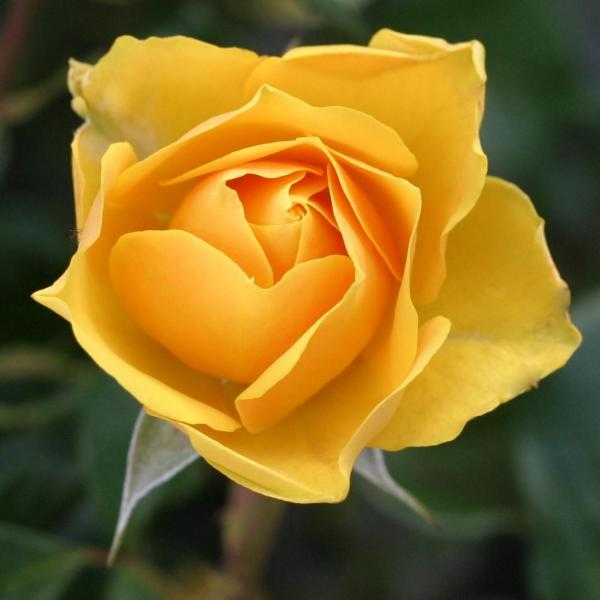
%> input picture phog-descriptor/matlab/img/flower1.jpg, 600 x 600 px
$ octave phog_demo.m   (GNU Octave 9; MATLAB toolbox functions it lacks are replaced by stand-ins)
%> lines starting %> are read from the running program, lines starting %| are printed output that depends on the picture; in (x1, y1, x2, y2) boxes, pixels count from 0 and x2, y2 are one past the last pixel; in counts of white or black regions, pixels touching at a corner belong together; the program's own positions count from 1
%> further down, im is the input picture: size 600x600x3 uint8; mean R, G, B 135.2, 106.7, 36.6
### phog-descriptor/matlab/computePHOG.m
% --- --- --- --- --- --- --- --- --- --- --- --- --- --- --- --- --- --- --- %
% Fucntion to compute Pyramid Histogram of Oriented Gradients
%
% About PHOG:
%       The PHOG descriptor consists of a histogram of orientation gradients over
%       each image subregion at each resolution level - a Pyramid of Histograms
%       of Orientation Gradients (PHOG). The distance between two PHOG image
%       descriptors then reflects the extent to which the images contain similar
%       shapes and correspond in their spatial layout.
%       ref: http://www.robots.ox.ac.uk/~vgg/research/caltech/phog.html
%
% INPUTS:
%       im     - Input image (rgb or gray)
%       bins   - Number of bins on the histogram
%       angle  - Angle, either 180 or 360
%       levels - Number of pyramid levels
%       roi    - Region of interest (ytop, ybottom, xleft, xright)
%
% OUTPUT:
%       p      - Pyramid histogram of oriented gradients
% --- --- --- --- --- --- --- --- --- --- --- --- --- --- --- --- --- --- --- %

function p = computePHOG(im, bins, angle, levels, roi)
%> called with bins = 8, angle = 180, levels = 3, roi = [1; 225; 1; 300]
    % Convert rgb input image to gray
    if size(im, 3) == 3
        im = rgb2gray(im);
%> im: size 600x600 uint8
    end

    mh = [];
    mg = [];

    % If sum of all the pixel values is grater than certain value, say 100, then
    % it means the image is not entirely black and we can continue processing it
    if sum(sum(im)) > 100
        E = edge(im, 'canny');
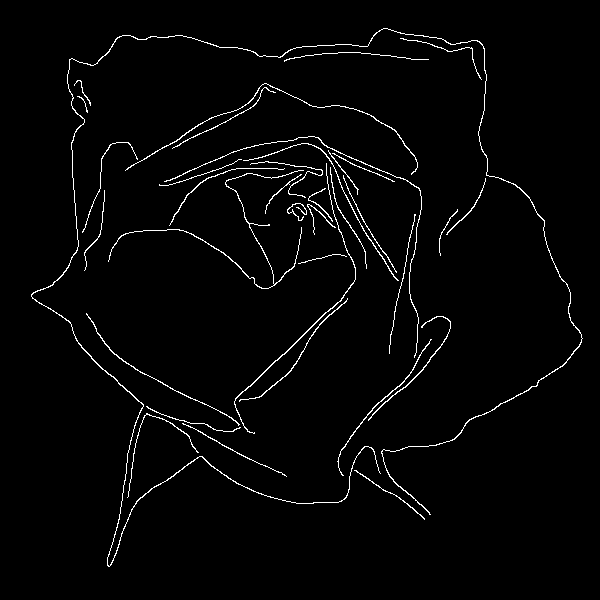
%> E: size 600x600 logical; 2.3% white in thin lines or dots, all inside (x1, y1, x2, y2) = (31, 28, 583, 567)

        [GX, GY] = gradient(double(im));
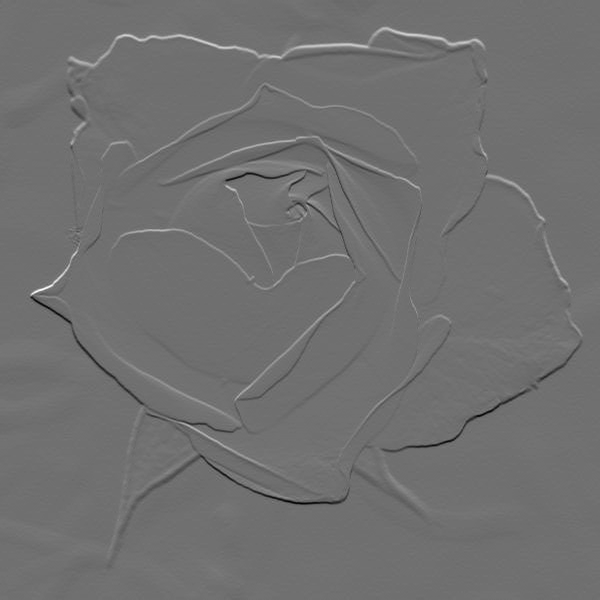
%> GY: size 600x600 double; min -75, max 95, mean 0; drawn with min black and max white
        Gr = sqrt((GX.*GX) + (GY.*GY));

        index = GX == 0;
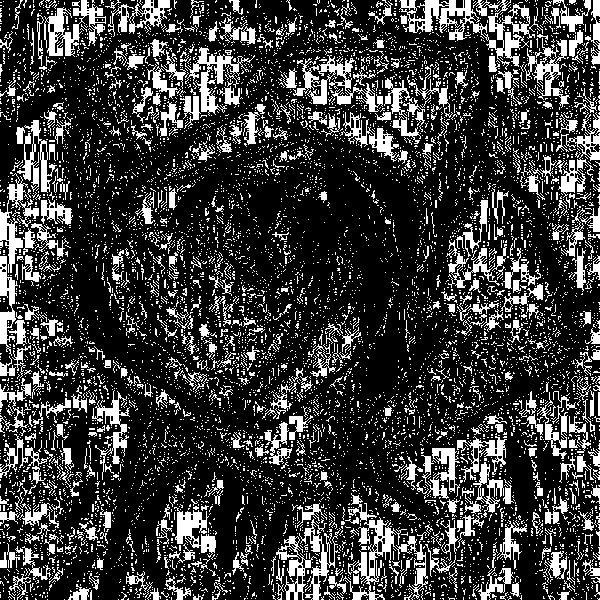
%> index: size 600x600 logical; 22.9% white; 9000 white regions (8497 under 20 px), largest, box (x1, y1, x2, y2) and area: (399, 0, 535, 70) 2704, (343, 517, 428, 600) 1846, (44, 0, 106, 57) 1393
        GX(index) = 1e-5;

        YX = GY./GX;
        if angle == 180
            A = ((atan(YX)+(pi/2)) * 180)/pi;
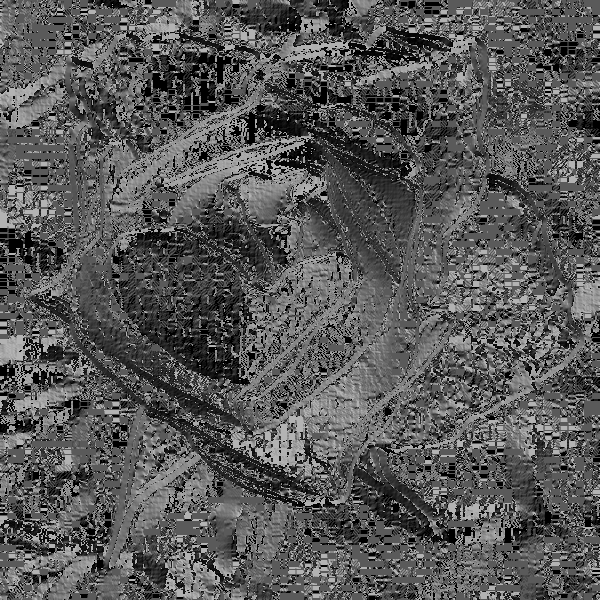
%> A: size 600x600 double; min 8.07e-06, max 180, mean 87.9
        end
        if angle == 360
            A = ((atan2(GY, GX)+pi) * 180)/pi;
        end

        [mh, mg] = binMatrix(A, E, Gr, angle, bins);
    else
        mh = zeros(size(im, 1), size(im, 2));
        mg = zeros(size(im, 1), size(im, 2));
    end

    mh_roi = mh(roi(1, 1):roi(2, 1), roi(3, 1):roi(4, 1));
    mg_roi = mg(roi(1, 1):roi(2, 1), roi(3, 1):roi(4, 1));

    p = phogDescriptor(mh_roi, mg_roi, levels, bins);
end

### phog-descriptor/matlab/binMatrix.m
% --- --- --- --- --- --- --- --- --- --- --- --- --- --- --- --- --- --- --- %
% Computes a Matrix (mh) with the same size of the image where (i,j) position
% contains the histogram value for the pixel at position (i,j); and another
% matrix (mg) where the position (i,j) contains the gradient value for the pixel
% at position (i,j)
%
% INPUTS:
%       A     - Angle values
%       E     - Edge image
%       Gr    - Matrix containing gradient values
%       angle - Angle, either 180 or 360
%       bins  - Number of bins on the histogram
%
% OUTPUT:
%       mh    - Matrix with the histogram values
%       mg    - Matrix with the gradient values (only for the pixels belonging
%               to an edge)
% --- --- --- --- --- --- --- --- --- --- --- --- --- --- --- --- --- --- --- %

function [mh, mg] = binMatrix(A, E, Gr, angle, bins)
%> called with angle = 180, bins = 8
    % Find label matrix containing labels for 8-connected objects found in E
    [L, n] = bwlabel(E);
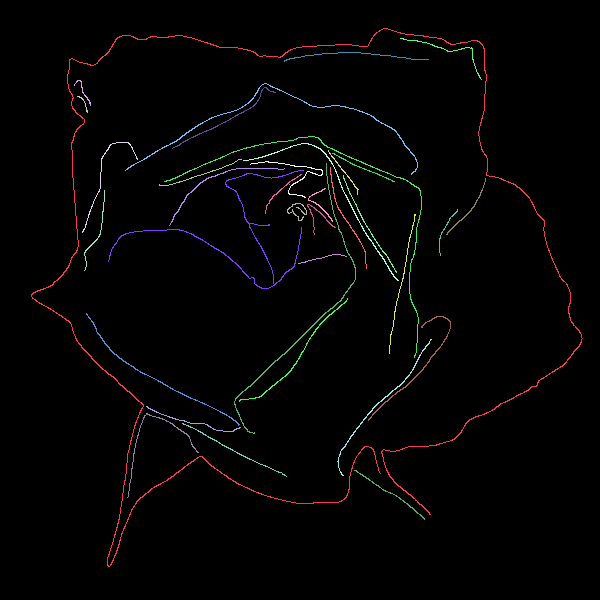
%> L: size 600x600 double; 37 distinct labels, from 0 to 36; one colour per label, 0 black
%> n = 36

    rows = size(E, 1);
%> rows = 600
    cols = size(E, 2);
%> cols = 600

    mh = zeros(rows, cols);
    mg = zeros(rows, cols);

    nAngle = angle/bins;

    % For all 8-connected objects
    for i = 1:n
        % Find the position co-ordinates where the i-th object is located
        [posY, posX] = find(L == i);

        for j = 1:length(posY)
            % Get each individual (x, y) co-ordinate
            pos_y = posY(j);
            pos_x = posX(j);

            b = ceil(A(pos_y, pos_x) / nAngle);

            if Gr(pos_y, pos_x) > 0
                mh(pos_y, pos_x) = b;
                mg(pos_y, pos_x) = Gr(pos_y, pos_x);
            end
        end
    end
%> this loop made 36 passes
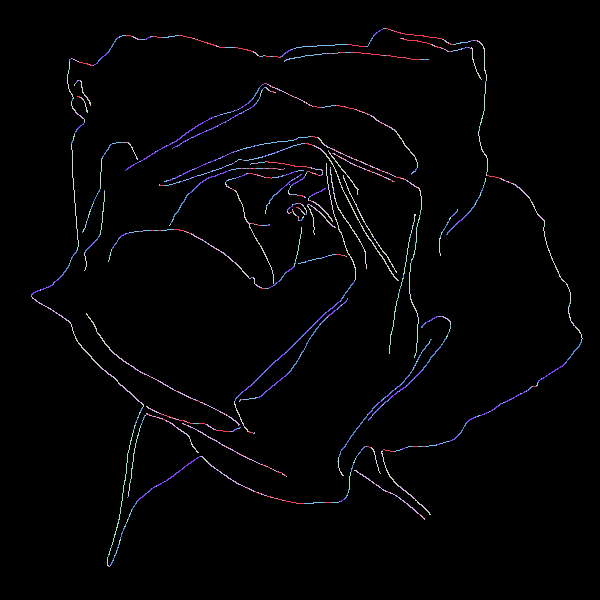
%> mh: size 600x600 double; 9 distinct labels, from 0 to 8; one colour per label, 0 black
end

### phog-descriptor/matlab/phogDescriptor.m
function p = PhogDescriptor(bh,bv,L,bin)
%> called with L = 3, bin = 8
% PHOGDESCRIPTOR Computes Pyramid Histogram of Oriented Gradient over a ROI.
%
%IN:
%	bh - matrix of bin histogram values
%	bv - matrix of gradient values
%   L - number of pyramid levels
%   bin - number of bins
%
%OUT:
%	p - pyramid histogram of oriented gradients (phog descriptor)

p = [];
%level 0
for b=1:bin
    ind = bh==b;
    p = [p;sum(bv(ind))];
end
%> this loop made 8 passes
%> p on passes 1 to 7: 8250.3, [8250.3; 4278.9], [8250.3; 4278.9; 2627.8], [8250.3; 4278.9; 2627.8; 6012], [8250.3; 4278.9; 2627.8; 6012; 3302], [8250.3; 4278.9; 2627.8; 6012; 3302; 5461.8], [8250.3; 4278.9; 2627.8; 6012; 3302; 5461.8; 12932.4]
%> pass 3, in PhogDescriptor, `ind = bh==b;`:
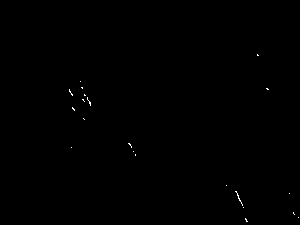
%> ind: size 225x300 logical; 0.13% white in thin lines or dots, all inside (x1, y1, x2, y2) = (69, 54, 299, 222)

cella = 1;
for l=1:L
    x = fix(size(bh,2)/(2^l));
    y = fix(size(bh,1)/(2^l));
    xx=0;
    yy=0;
    while xx+x<=size(bh,2)
        while yy +y <=size(bh,1)
            bh_cella = [];
            bv_cella = [];

            bh_cella = bh(yy+1:yy+y,xx+1:xx+x);
            bv_cella = bv(yy+1:yy+y,xx+1:xx+x);

            for b=1:bin
                ind = bh_cella==b;
                p = [p;sum(bv_cella(ind))];
            end
            yy = yy+y;
        end
        cella = cella+1;
        yy = 0;
        xx = xx+x;
    end
end
%> after the loop, cella = 15; p = 680 values, max 12932.4 at index 7, min 0 at index 41, mean 320
if sum(p)~=0
    p = p/sum(p);
%> p = 680 values, max 0.0594 at index 7, min 0 at index 41, mean 0.00147
end

### phog-descriptor/matlab/phog_demo.m
clear; clc

im = imread('img/flower1.jpg');

bins = 8;
angle = 180;
level = 3;
roi = [1; 225; 1; 300];
p = computePHOG(im, bins, angle, level, roi)

$ run again, with phog-descriptor/matlab/img/flower2.jpg copied over phog-descriptor/matlab/img/flower1.jpg
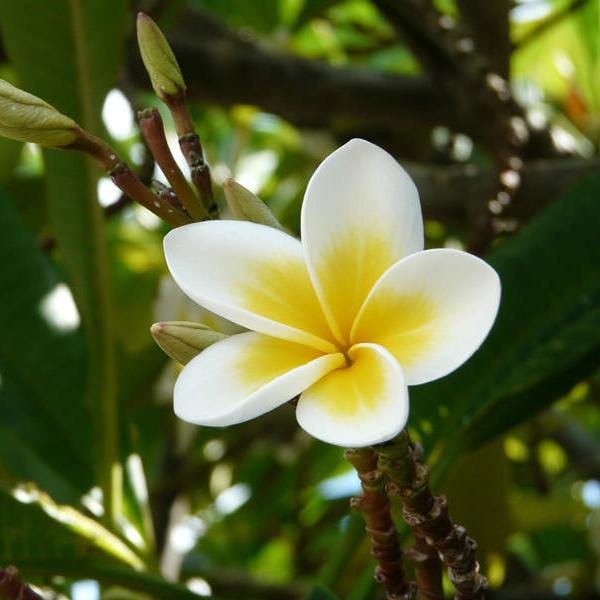
%> input picture phog-descriptor/matlab/img/flower2.jpg, 600 x 600 px
%> im is the input picture: size 600x600x3 uint8; mean R, G, B 89, 97.1, 48.5
%> im: size 600x600 uint8
%> E: size 600x600 logical; 2.8% white in thin lines or dots
%> index: size 600x600 logical; 18.9% white; 7386 white regions (7084 under 20 px), largest, box (x1, y1, x2, y2) and area: (0, 223, 90, 488) 6051, (516, 179, 600, 349) 3836, (184, 46, 340, 134) 2918
%> in binMatrix, `[L, n] = bwlabel(E);`:
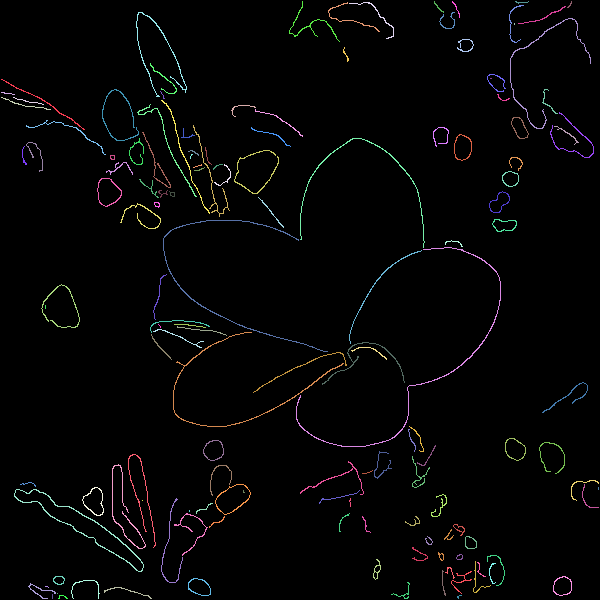
%> L: size 600x600 double; 144 distinct labels, from 0 to 143; one colour per label, 0 black
%> n = 143
%> the loop in binMatrix, `for i = 1:n` made 143 passes
%> (posY, posX) on passes 2, 12, 13: ([93; 93; 93; 93; 94; 94; 94; 94; 94; 94; 94; 94; 95; 95; 95], [2; 3; 4; 5; 5; 6; 7; 8; 9; 10; 11; 12; 13; 14; 15]), ([306; 307; 308; 309], [46; 46; 46; 46]), ([587; 587; 587; 588], [46; 47; 48; 49])
%> the loop in PhogDescriptor, `for b=1:bin` made 8 passes
%> p on passes 1 to 7: 6828.1, [6828.1; 16764.5], [6828.1; 16764.5; 22851.4], [6828.1; 16764.5; 22851.4; 13541.1], [6828.1; 16764.5; 22851.4; 13541.1; 5002.7], [6828.1; 16764.5; 22851.4; 13541.1; 5002.7; 3848.7], [6828.1; 16764.5; 22851.4; 13541.1; 5002.7; 3848.7; 3596.8]
%> pass 3, in PhogDescriptor, `ind = bh==b;`:
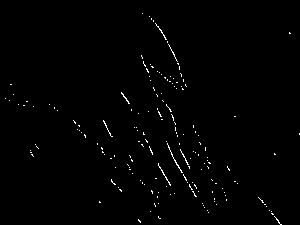
%> ind: size 225x300 logical; 0.88% white in thin lines or dots
%> after the loop in PhogDescriptor, `for l=1:L`: cella = 15; p = 680 values, max 22851.4 at index 3, min 0 at index 41, mean 458.4
%> in PhogDescriptor, `p = p/sum(p);`: p = 680 values, max 0.0733 at index 3, min 0 at index 41, mean 0.00147
